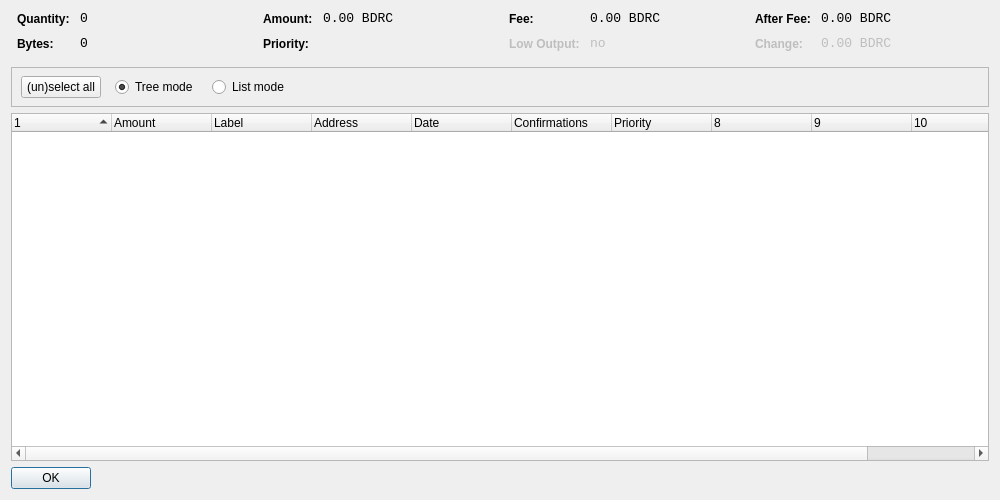
<?xml version="1.0" encoding="UTF-8"?>
<ui version="4.0">
 <class>CoinControlDialog</class>
 <widget class="QDialog" name="CoinControlDialog">
  <property name="geometry">
   <rect>
    <x>0</x>
    <y>0</y>
    <width>1000</width>
    <height>500</height>
   </rect>
  </property>
  <property name="windowTitle">
   <string>Coin Control</string>
  </property>
  <layout class="QVBoxLayout" name="verticalLayout">
   <item>
    <layout class="QHBoxLayout" name="horizontalLayoutTop" stretch="0,0,0,0">
     <property name="topMargin">
      <number>0</number>
     </property>
     <property name="bottomMargin">
      <number>10</number>
     </property>
     <item>
      <layout class="QFormLayout" name="formLayoutCoinControl1">
       <property name="horizontalSpacing">
        <number>10</number>
       </property>
       <property name="verticalSpacing">
        <number>10</number>
       </property>
       <property name="leftMargin">
        <number>6</number>
       </property>
       <property name="rightMargin">
        <number>6</number>
       </property>
       <item row="0" column="0">
        <widget class="QLabel" name="labelCoinControlQuantityText">
         <property name="styleSheet">
          <string notr="true">font-weight:bold;</string>
         </property>
         <property name="text">
          <string>Quantity:</string>
         </property>
        </widget>
       </item>
       <item row="0" column="1">
        <widget class="QLabel" name="labelCoinControlQuantity">
         <property name="font">
          <font>
           <family>Monospace</family>
           <pointsize>10</pointsize>
          </font>
         </property>
         <property name="cursor">
          <cursorShape>IBeamCursor</cursorShape>
         </property>
         <property name="contextMenuPolicy">
          <enum>Qt::ActionsContextMenu</enum>
         </property>
         <property name="text">
          <string notr="true">0</string>
         </property>
         <property name="textInteractionFlags">
          <set>Qt::LinksAccessibleByMouse|Qt::TextSelectableByKeyboard|Qt::TextSelectableByMouse</set>
         </property>
        </widget>
       </item>
       <item row="1" column="0">
        <widget class="QLabel" name="labelCoinControlBytesText">
         <property name="styleSheet">
          <string notr="true">font-weight:bold;</string>
         </property>
         <property name="text">
          <string>Bytes:</string>
         </property>
        </widget>
       </item>
       <item row="1" column="1">
        <widget class="QLabel" name="labelCoinControlBytes">
         <property name="font">
          <font>
           <family>Monospace</family>
           <pointsize>10</pointsize>
          </font>
         </property>
         <property name="cursor">
          <cursorShape>IBeamCursor</cursorShape>
         </property>
         <property name="contextMenuPolicy">
          <enum>Qt::ActionsContextMenu</enum>
         </property>
         <property name="text">
          <string notr="true">0</string>
         </property>
         <property name="textInteractionFlags">
          <set>Qt::LinksAccessibleByMouse|Qt::TextSelectableByKeyboard|Qt::TextSelectableByMouse</set>
         </property>
        </widget>
       </item>
      </layout>
     </item>
     <item>
      <layout class="QFormLayout" name="formLayoutCoinControl2">
       <property name="horizontalSpacing">
        <number>10</number>
       </property>
       <property name="verticalSpacing">
        <number>10</number>
       </property>
       <property name="leftMargin">
        <number>6</number>
       </property>
       <property name="rightMargin">
        <number>6</number>
       </property>
       <item row="0" column="0">
        <widget class="QLabel" name="labelCoinControlAmountText">
         <property name="styleSheet">
          <string notr="true">font-weight:bold;</string>
         </property>
         <property name="text">
          <string>Amount:</string>
         </property>
        </widget>
       </item>
       <item row="0" column="1">
        <widget class="QLabel" name="labelCoinControlAmount">
         <property name="font">
          <font>
           <family>Monospace</family>
           <pointsize>10</pointsize>
          </font>
         </property>
         <property name="cursor">
          <cursorShape>IBeamCursor</cursorShape>
         </property>
         <property name="contextMenuPolicy">
          <enum>Qt::ActionsContextMenu</enum>
         </property>
         <property name="text">
          <string notr="true">0.00 BDRC</string>
         </property>
         <property name="textInteractionFlags">
          <set>Qt::LinksAccessibleByMouse|Qt::TextSelectableByKeyboard|Qt::TextSelectableByMouse</set>
         </property>
        </widget>
       </item>
       <item row="1" column="0">
        <widget class="QLabel" name="labelCoinControlPriorityText">
         <property name="styleSheet">
          <string notr="true">font-weight:bold;</string>
         </property>
         <property name="text">
          <string>Priority:</string>
         </property>
        </widget>
       </item>
       <item row="1" column="1">
        <widget class="QLabel" name="labelCoinControlPriority">
         <property name="font">
          <font>
           <family>Monospace</family>
           <pointsize>10</pointsize>
          </font>
         </property>
         <property name="cursor">
          <cursorShape>IBeamCursor</cursorShape>
         </property>
         <property name="contextMenuPolicy">
          <enum>Qt::ActionsContextMenu</enum>
         </property>
         <property name="text">
          <string/>
         </property>
         <property name="textInteractionFlags">
          <set>Qt::LinksAccessibleByMouse|Qt::TextSelectableByKeyboard|Qt::TextSelectableByMouse</set>
         </property>
        </widget>
       </item>
      </layout>
     </item>
     <item>
      <layout class="QFormLayout" name="formLayoutCoinControl3">
       <property name="horizontalSpacing">
        <number>10</number>
       </property>
       <property name="verticalSpacing">
        <number>10</number>
       </property>
       <property name="leftMargin">
        <number>6</number>
       </property>
       <property name="rightMargin">
        <number>6</number>
       </property>
       <item row="0" column="0">
        <widget class="QLabel" name="labelCoinControlFeeText">
         <property name="styleSheet">
          <string notr="true">font-weight:bold;</string>
         </property>
         <property name="text">
          <string>Fee:</string>
         </property>
        </widget>
       </item>
       <item row="0" column="1">
        <widget class="QLabel" name="labelCoinControlFee">
         <property name="font">
          <font>
           <family>Monospace</family>
           <pointsize>10</pointsize>
          </font>
         </property>
         <property name="cursor">
          <cursorShape>IBeamCursor</cursorShape>
         </property>
         <property name="contextMenuPolicy">
          <enum>Qt::ActionsContextMenu</enum>
         </property>
         <property name="text">
          <string notr="true">0.00 BDRC</string>
         </property>
         <property name="textInteractionFlags">
          <set>Qt::LinksAccessibleByMouse|Qt::TextSelectableByKeyboard|Qt::TextSelectableByMouse</set>
         </property>
        </widget>
       </item>
       <item row="1" column="0">
        <widget class="QLabel" name="labelCoinControlLowOutputText">
         <property name="enabled">
          <bool>false</bool>
         </property>
         <property name="styleSheet">
          <string notr="true">font-weight:bold;</string>
         </property>
         <property name="text">
          <string>Low Output:</string>
         </property>
        </widget>
       </item>
       <item row="1" column="1">
        <widget class="QLabel" name="labelCoinControlLowOutput">
         <property name="enabled">
          <bool>false</bool>
         </property>
         <property name="font">
          <font>
           <family>Monospace</family>
           <pointsize>10</pointsize>
          </font>
         </property>
         <property name="cursor">
          <cursorShape>IBeamCursor</cursorShape>
         </property>
         <property name="contextMenuPolicy">
          <enum>Qt::ActionsContextMenu</enum>
         </property>
         <property name="text">
          <string notr="true">no</string>
         </property>
         <property name="textInteractionFlags">
          <set>Qt::LinksAccessibleByMouse|Qt::TextSelectableByKeyboard|Qt::TextSelectableByMouse</set>
         </property>
        </widget>
       </item>
      </layout>
     </item>
     <item>
      <layout class="QFormLayout" name="formLayoutCoinControl4">
       <property name="horizontalSpacing">
        <number>10</number>
       </property>
       <property name="verticalSpacing">
        <number>10</number>
       </property>
       <property name="leftMargin">
        <number>6</number>
       </property>
       <property name="rightMargin">
        <number>6</number>
       </property>
       <item row="0" column="0">
        <widget class="QLabel" name="labelCoinControlAfterFeeText">
         <property name="styleSheet">
          <string notr="true">font-weight:bold;</string>
         </property>
         <property name="text">
          <string>After Fee:</string>
         </property>
        </widget>
       </item>
       <item row="0" column="1">
        <widget class="QLabel" name="labelCoinControlAfterFee">
         <property name="font">
          <font>
           <family>Monospace</family>
           <pointsize>10</pointsize>
          </font>
         </property>
         <property name="cursor">
          <cursorShape>IBeamCursor</cursorShape>
         </property>
         <property name="contextMenuPolicy">
          <enum>Qt::ActionsContextMenu</enum>
         </property>
         <property name="text">
          <string notr="true">0.00 BDRC</string>
         </property>
         <property name="textInteractionFlags">
          <set>Qt::LinksAccessibleByMouse|Qt::TextSelectableByKeyboard|Qt::TextSelectableByMouse</set>
         </property>
        </widget>
       </item>
       <item row="1" column="0">
        <widget class="QLabel" name="labelCoinControlChangeText">
         <property name="enabled">
          <bool>false</bool>
         </property>
         <property name="styleSheet">
          <string notr="true">font-weight:bold;</string>
         </property>
         <property name="text">
          <string>Change:</string>
         </property>
        </widget>
       </item>
       <item row="1" column="1">
        <widget class="QLabel" name="labelCoinControlChange">
         <property name="enabled">
          <bool>false</bool>
         </property>
         <property name="font">
          <font>
           <family>Monospace</family>
           <pointsize>10</pointsize>
          </font>
         </property>
         <property name="cursor">
          <cursorShape>IBeamCursor</cursorShape>
         </property>
         <property name="contextMenuPolicy">
          <enum>Qt::ActionsContextMenu</enum>
         </property>
         <property name="text">
          <string notr="true">0.00 BDRC</string>
         </property>
         <property name="textInteractionFlags">
          <set>Qt::LinksAccessibleByMouse|Qt::TextSelectableByKeyboard|Qt::TextSelectableByMouse</set>
         </property>
        </widget>
       </item>
      </layout>
     </item>
    </layout>
   </item>
   <item>
    <widget class="QFrame" name="frame">
     <property name="minimumSize">
      <size>
       <width>0</width>
       <height>40</height>
      </size>
     </property>
     <property name="frameShape">
      <enum>QFrame::StyledPanel</enum>
     </property>
     <property name="frameShadow">
      <enum>QFrame::Sunken</enum>
     </property>
     <widget class="QWidget" name="horizontalLayoutWidget">
      <property name="geometry">
       <rect>
        <x>10</x>
        <y>0</y>
        <width>781</width>
        <height>41</height>
       </rect>
      </property>
      <layout class="QHBoxLayout" name="horizontalLayoutPanel" stretch="0,0,0,0,0">
       <property name="spacing">
        <number>14</number>
       </property>
       <item>
        <widget class="QPushButton" name="pushButtonSelectAll">
         <property name="sizePolicy">
          <sizepolicy hsizetype="Maximum" vsizetype="Fixed">
           <horstretch>0</horstretch>
           <verstretch>0</verstretch>
          </sizepolicy>
         </property>
         <property name="text">
          <string>(un)select all</string>
         </property>
        </widget>
       </item>
       <item>
        <widget class="QRadioButton" name="radioTreeMode">
         <property name="sizePolicy">
          <sizepolicy hsizetype="Maximum" vsizetype="Fixed">
           <horstretch>0</horstretch>
           <verstretch>0</verstretch>
          </sizepolicy>
         </property>
         <property name="text">
          <string>Tree mode</string>
         </property>
         <property name="checked">
          <bool>true</bool>
         </property>
        </widget>
       </item>
       <item>
        <widget class="QRadioButton" name="radioListMode">
         <property name="sizePolicy">
          <sizepolicy hsizetype="Maximum" vsizetype="Fixed">
           <horstretch>0</horstretch>
           <verstretch>0</verstretch>
          </sizepolicy>
         </property>
         <property name="text">
          <string>List mode</string>
         </property>
        </widget>
       </item>
       <item>
        <spacer name="horizontalSpacer">
         <property name="orientation">
          <enum>Qt::Horizontal</enum>
         </property>
         <property name="sizeHint" stdset="0">
          <size>
           <width>40</width>
           <height>20</height>
          </size>
         </property>
        </spacer>
       </item>
      </layout>
     </widget>
    </widget>
   </item>
   <item>
    <widget class="CoinControlTreeWidget" name="treeWidget">
     <property name="contextMenuPolicy">
      <enum>Qt::CustomContextMenu</enum>
     </property>
     <property name="sortingEnabled">
      <bool>false</bool>
     </property>
     <property name="columnCount">
      <number>11</number>
     </property>
     <attribute name="headerShowSortIndicator" stdset="0">
      <bool>true</bool>
     </attribute>
     <attribute name="headerStretchLastSection">
      <bool>false</bool>
     </attribute>
     <column>
      <property name="text">
       <string/>
      </property>
     </column>
     <column>
      <property name="text">
       <string>Amount</string>
      </property>
     </column>
     <column>
      <property name="text">
       <string>Label</string>
      </property>
     </column>
     <column>
      <property name="text">
       <string>Address</string>
      </property>
     </column>
     <column>
      <property name="text">
       <string>Date</string>
      </property>
     </column>
     <column>
      <property name="text">
       <string>Confirmations</string>
      </property>
      <property name="toolTip">
       <string>Confirmed</string>
      </property>
     </column>
     <column>
      <property name="text">
       <string>Priority</string>
      </property>
     </column>
     <column>
      <property name="text">
       <string/>
      </property>
     </column>
     <column>
      <property name="text">
       <string/>
      </property>
     </column>
     <column>
      <property name="text">
       <string/>
      </property>
     </column>
     <column>
      <property name="text">
       <string/>
      </property>
     </column>
    </widget>
   </item>
   <item>
    <widget class="QDialogButtonBox" name="buttonBox">
     <property name="sizePolicy">
      <sizepolicy hsizetype="Maximum" vsizetype="Fixed">
       <horstretch>0</horstretch>
       <verstretch>0</verstretch>
      </sizepolicy>
     </property>
     <property name="orientation">
      <enum>Qt::Horizontal</enum>
     </property>
     <property name="standardButtons">
      <set>QDialogButtonBox::Ok</set>
     </property>
    </widget>
   </item>
  </layout>
 </widget>
 <customwidgets>
  <customwidget>
   <class>CoinControlTreeWidget</class>
   <extends>QTreeWidget</extends>
   <header>coincontroltreewidget.h</header>
  </customwidget>
 </customwidgets>
 <resources/>
 <connections/>
</ui>
